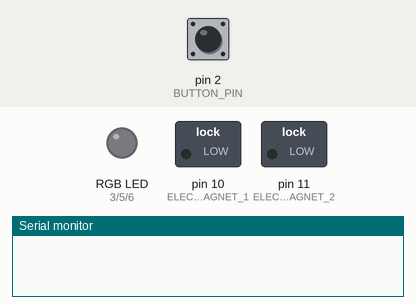
Recording of a sketch running on a simulated Arduino Uno, built with avr-gcc and run on an emulated ATmega328P. Shown: switched loads named in the sketch (green lamp = pin HIGH), an RGB LED mixed from three pins (HIGH = lit), the last lines printed to the serial monitor. The inputs (shaded band) are chosen by the test bench; at power-on: pin 2 (BUTTON_PIN) HIGH.

Above: at 1.2 s.
1.3 s: pin 2 (BUTTON_PIN) pulled LOW for 0.15 s
At 1.8 s:
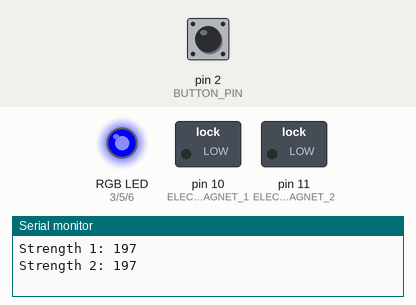
At 5.2 s:
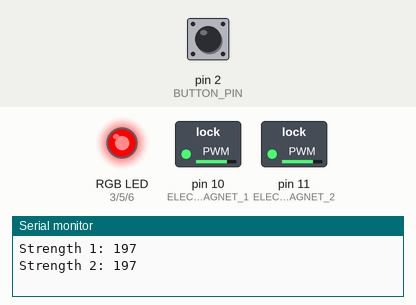
Timing chart, 0 to 15.8 s (numbered marks = the images above; inputs shaded):
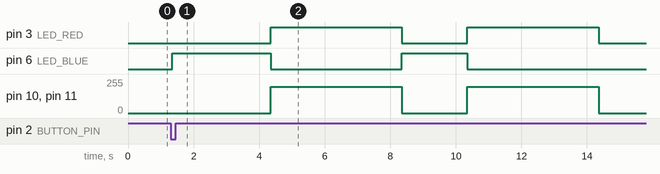

Measured:
- after the input at 1.3 s, pin 3 (LED_RED): alternates HIGH for 4.0 s and LOW for 2.0 s, starting after 3.1 s; pin 6 (LED_BLUE): LOW → HIGH after 0.05 s, → LOW 3.0 s later, → HIGH 4.0 s later, → LOW 2.0 s later; pin 10 (ELECTROMAGNET_1), pin 11 (ELECTROMAGNET_2): alternates 197/255 for 4.0 s and 0/255 for 2.0 s, starting after 3.1 s

The sketch:

old-psychophysics.ino
```cpp
#define ELECTROMAGNET_1 10
#define ELECTROMAGNET_2 11
#define BUTTON_PIN 2

// RGB LED pins
#define LED_RED 3
#define LED_GREEN 5
#define LED_BLUE 6

// Predefined strength levels
int strengthLevels[5] = {53, 125, 197, 228, 255};

// Predefined pair sequences (for demonstration)
int pairSequences[30][2] = {
    {3, 3},
    {3, 3},
    {2, 3},
    {1, 3},
    {1, 3}, // 5
    {5, 3},
    {3, 4},
    {3, 3},
    {5, 3},
    {2, 3}, // 10
    {3, 4},
    {5, 3},
    {3, 1},
    {4, 3},
    {2, 3}, // 15
    {1, 3},
    {3, 1},
    {3, 3},
    {3, 2},
    {3, 2}, // 20
    {3, 5},
    {3, 3},
    {3, 5},
    {3, 5},
    {3, 3}, // 25
    {3, 2},
    {3, 1},
    {3, 4},
    {4, 3},
    {4, 3}, // 30
};


int pairIndex = 0;
bool buttonPressed = false;

void setup() {
    pinMode(ELECTROMAGNET_1, OUTPUT);
    pinMode(ELECTROMAGNET_2, OUTPUT);
    pinMode(BUTTON_PIN, INPUT_PULLUP);
    pinMode(LED_RED, OUTPUT);
    pinMode(LED_GREEN, OUTPUT);
    pinMode(LED_BLUE, OUTPUT);
    Serial.begin(9600);
}

void loop() {
    if (digitalRead(BUTTON_PIN) == LOW && !buttonPressed) {
        buttonPressed = true;
        delay(50);  // Debounce

        int strength1 = strengthLevels[pairSequences[pairIndex][0] - 1];
        int strength2 = strengthLevels[pairSequences[pairIndex][1] - 1];
        pairIndex = (pairIndex + 1) % 30;
        Serial.println("Strength 1: " + String(strength1));
        Serial.println("Strength 2: " + String(strength2));

        // Phase 1: Waiting (blue)
        setLEDColor(0, 0, 255);
        delay(3000);

        // Phase 2: First push (red)
        setLEDColor(255, 0, 0);
        analogWrite(ELECTROMAGNET_1, strength1);
        analogWrite(ELECTROMAGNET_2, strength1);
        delay(4000);

        // Phase 3: Interval (blue)
        setLEDColor(0, 0, 255);
        analogWrite(ELECTROMAGNET_1, 0);
        analogWrite(ELECTROMAGNET_2, 0);
        delay(2000);

        // Phase 4: Second push (red)
        setLEDColor(255, 0, 0);
        analogWrite(ELECTROMAGNET_1, strength2);
        analogWrite(ELECTROMAGNET_2, strength2);
        delay(4000);

        // Phase 5: Reset (off)
        setLEDColor(0, 0, 0);
        analogWrite(ELECTROMAGNET_1, 0);
        analogWrite(ELECTROMAGNET_2, 0);

        Serial.print("Condition: ");
        Serial.print(strength1);
        Serial.print(" - ");
        Serial.println(strength2);

        buttonPressed = false;
    }

    delay(10);
}

void setLEDColor(int redValue, int greenValue, int blueValue) {
    analogWrite(LED_RED, redValue);
    analogWrite(LED_GREEN, greenValue);
    analogWrite(LED_BLUE, blueValue);
}
```
